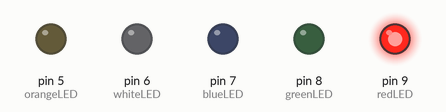
This sketch was run on a simulated Arduino Uno, built with avr-gcc and run on an emulated ATmega328P. Parts: output pins drawn as LEDs (lit = HIGH).

Above: at 0.5 s.
At 2.5 s:
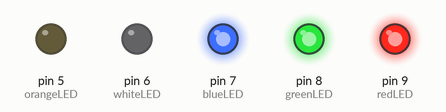
At 5.0 s:
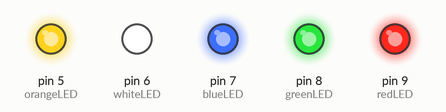
At 8.5 s:
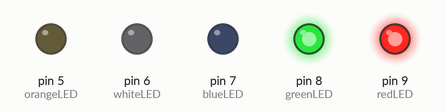
At 12.0 s:
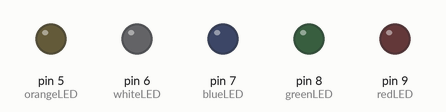
At 18.5 s:
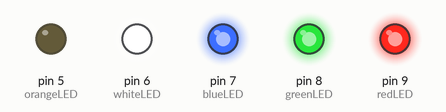
Timing chart, 0 to 19.5 s (numbered marks = the images above):
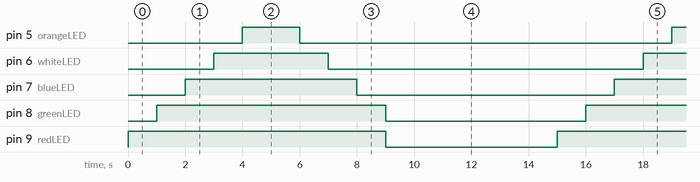

The sketch:

Multiple_light_blinking_in_sequence.ino
```cpp
// Define constants for the LED pins
const int redLED = 9;
const int greenLED = 8;
const int blueLED = 7;
const int whiteLED = 6;
const int orangeLED = 5;
// Define a constant for the delay time in milliseconds
const int delayTime = 1000;

void setup() {
  // Set the LED pins as output
  pinMode(redLED, OUTPUT);
  pinMode(greenLED, OUTPUT);
  pinMode(blueLED, OUTPUT);
  pinMode(whiteLED, OUTPUT);
  pinMode(orangeLED, OUTPUT);
}

void loop() {
  // Loop to incrementally turn on LEDs
  for (int i = 1; i <= 5; i++) {
    // Turn on LEDs based on the current value of i
    if (i == 1) {
      digitalWrite(redLED, HIGH);
      digitalWrite(greenLED, LOW);
      digitalWrite(blueLED, LOW);
      digitalWrite(whiteLED, LOW);
      digitalWrite(orangeLED, LOW);
    } else if (i == 2) {
      digitalWrite(redLED, HIGH);
      digitalWrite(greenLED, HIGH);
      digitalWrite(blueLED, LOW);
      digitalWrite(whiteLED, LOW);
      digitalWrite(orangeLED, LOW);
    } else if (i == 3) {
      digitalWrite(redLED, HIGH);
      digitalWrite(greenLED, HIGH);
      digitalWrite(blueLED, HIGH);
      digitalWrite(whiteLED, LOW);
      digitalWrite(orangeLED, LOW);
    } else if (i == 4) {
      digitalWrite(redLED, HIGH);
      digitalWrite(greenLED, HIGH);
      digitalWrite(blueLED, HIGH);
      digitalWrite(whiteLED, HIGH);
      digitalWrite(orangeLED, LOW);
    } else if (i == 5) {
      digitalWrite(redLED, HIGH);
      digitalWrite(greenLED, HIGH);
      digitalWrite(blueLED, HIGH);
      digitalWrite(whiteLED, HIGH);
      digitalWrite(orangeLED, HIGH);
    }
    // Wait for the defined delay time
    delay(delayTime);
  }

  // Loop to decrementally turn off LEDs
  for (int j = 5; j >= 1; j--) {
    // Turn off LEDs based on the current value of j
    if (j == 5) {
      digitalWrite(redLED, HIGH);
      digitalWrite(greenLED, HIGH);
      digitalWrite(blueLED, HIGH);
      digitalWrite(whiteLED, HIGH);
      digitalWrite(orangeLED, HIGH);
    } else if (j == 4) {
      digitalWrite(redLED, HIGH);
      digitalWrite(greenLED, HIGH);
      digitalWrite(blueLED, HIGH);
      digitalWrite(whiteLED, HIGH);
      digitalWrite(orangeLED, LOW);
    } else if (j == 3) {
      digitalWrite(redLED, HIGH);
      digitalWrite(greenLED, HIGH);
      digitalWrite(blueLED, HIGH);
      digitalWrite(whiteLED, LOW);
      digitalWrite(orangeLED, LOW);
    } else if (j == 2) {
      digitalWrite(redLED, HIGH);
      digitalWrite(greenLED, HIGH);
      digitalWrite(blueLED, LOW);
      digitalWrite(whiteLED, LOW);
      digitalWrite(orangeLED, LOW);
    } else if (j == 1) {
      digitalWrite(redLED, HIGH);
      digitalWrite(greenLED, LOW);
      digitalWrite(blueLED, LOW);
      digitalWrite(whiteLED, LOW);
      digitalWrite(orangeLED, LOW);

      // If you want to turn off all LEDs before starting a new sequence
      digitalWrite(redLED, LOW);
      digitalWrite(greenLED, LOW);
      digitalWrite(blueLED, LOW);
      digitalWrite(whiteLED, LOW);
      digitalWrite(orangeLED, LOW);
      // Wait for 5 seconds before starting the new sequence
      delay(5000);
    }
    // Delay before moving to the next step
    delay(delayTime);
  }
}
```

Measured:
- by itself, pin 5 (orangeLED): alternates HIGH for 2.0 s and LOW for 13.0 s
- by itself, pin 6 (whiteLED): alternates HIGH for 4.0 s and LOW for 11.0 s
- by itself, pin 7 (blueLED): alternates HIGH for 6.0 s and LOW for 9.0 s
- by itself, pin 8 (greenLED): alternates HIGH for 8.0 s and LOW for 7.0 s
- by itself, pin 9 (redLED): alternates HIGH for 9.0 s and LOW for 6.0 s
